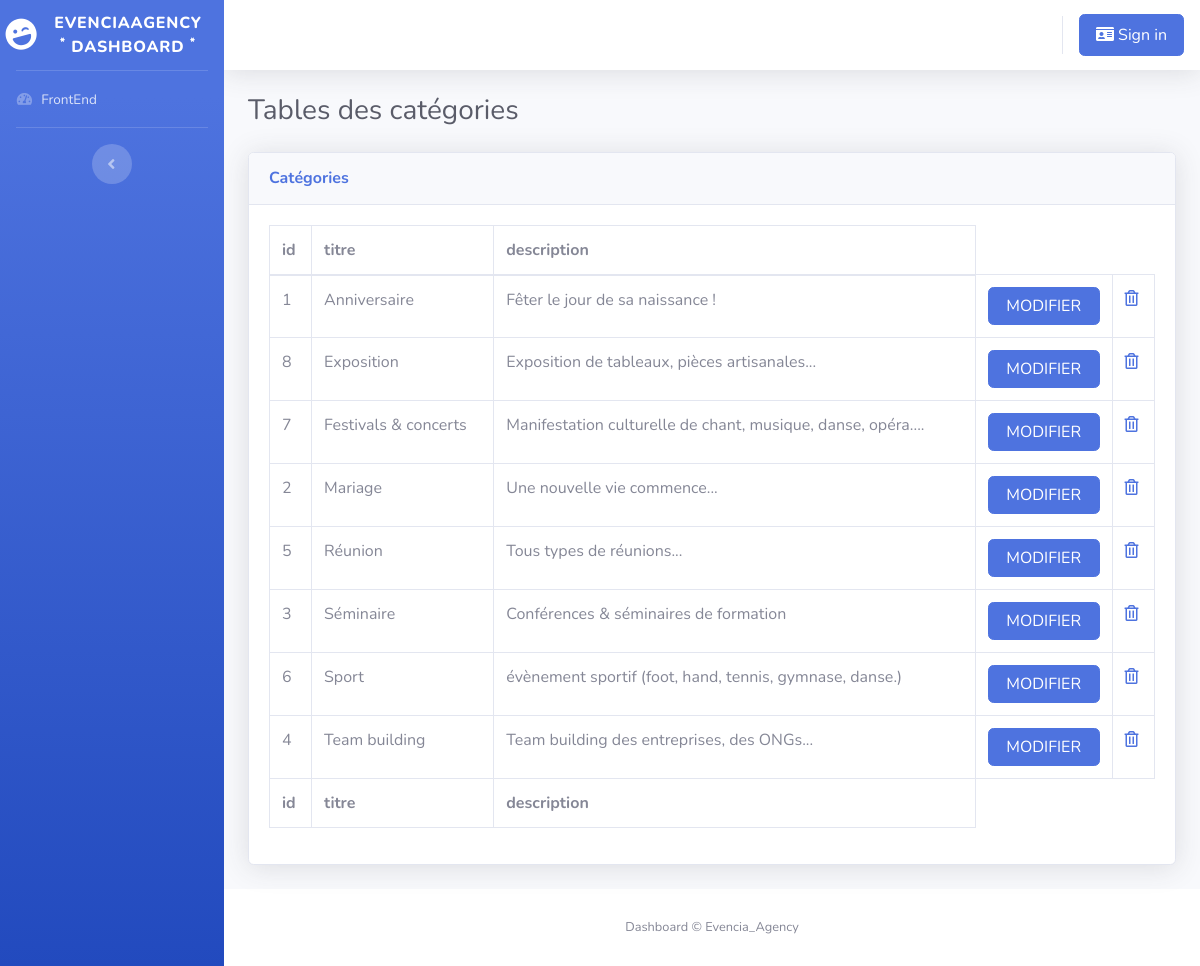
/Views/categorie/afficherCategorietri.php, run on the app's committed database.
### tables this page shows
CREATE TABLE `categorie` (
  `id` int(11) NOT NULL,
  `titre` varchar(255) NOT NULL,
  `description` varchar(255) NOT NULL
);

### Controller/CategorieC.php (called while the page is built, shortened)
<?php
	class CategorieC {
		function afficherCategorietri(){
			$sql='SELECT * FROM categorie ORDER BY titre ASC  ';
			$db=config::getConnexion();
			try{
				$list=$db->query($sql);
				return ($list);
			}catch(Exception $e){
				echo 'Erreur'. $e->getMessage();
			}
		}
    }
    ?>

### Views/categorie/afficherCategorietri.php (the view, shortened to what this page needs)
<?php
include '../headerBack.php';
include '..\..\Controller\CategorieC.php';
$categorieC = new CategorieC();
$listeCategories = $categorieC->afficherCategorietri();
?>
                <div class="container-fluid">
                    <h1 class="h3 mb-2 text-gray-800">Tables des catégories</h1>
                    <div class="card shadow mb-4">
                        <div class="card-header py-3">
                            <h6 class="m-0 font-weight-bold text-primary"> Catégories </h6>
                        </div>
                        <div class="card-body">
                            <div class="table-responsive">
                                <table class="table table-bordered" id="dataTable" width="100%" cellspacing="0">
                                    <thead>
                                        <tr>
                                            <th>id</th>
                                            <th>titre</th>
                                            <th>description</th>
                                        </tr>
                                    </thead>
                                    <tfoot>
                                        <tr>
                                            <th>id</th>
                                            <th>titre</th>
                                            <th>description</th>
                                        </tr>
                                    </tfoot>
                                    <tbody>
                                    <?php foreach (
                                        $listeCategories
                                        as $categorie
                                    ) { ?>
                                        <tr>
                                            <td><?php echo $categorie[
                                                'id'
                                            ]; ?></td>
                                            <td><?php echo $categorie[
                                                'titre'
                                            ]; ?></td>
                                            <td><?php echo $categorie[
                                                'description'
                                            ]; ?></td>
                                            <td>
                                            <form method="POST" action="modifierCategorieBack.php">
						<input type="submit" name="Modifier" value="Modifier" class="btn btn-primary btn-block text-uppercase sm-1">
					</form>
                </td>
                <td>
				<a href="supprimerCategorie.php?id=<?php echo $categorie[
        'id'
    ]; ?>"  class="tm-product-delete-link" >
				<i class="far fa-trash-alt tm-product-delete-icon"></i>
			</a>
                    </td>
                                        </tr>
                                        <?php } ?>
                                    </tbody>
                                </table>
                            </div>
                        </div>
                    </div>
                </div>
            <footer class="sticky-footer bg-white">
                <div class="container my-auto">
                    <div class="copyright text-center my-auto">
                    <span> Dashboard &copy; Evencia_Agency </span>
                    </div>
                </div>
            </footer>
</body>
</html>

### data on the page
categorie: id "1", titre "Anniversaire", description "Fêter le jour de sa naissance !"
categorie: id "8", titre "Exposition", description "Exposition de tableaux, pièces artisanales..."
categorie: id "7", titre "Festivals & concerts", description "Manifestation culturelle de chant, musique, danse, opéra...."
categorie: id "2", titre "Mariage", description "Une nouvelle vie commence..."
categorie: id "5", titre "Réunion", description "Tous types de réunions..."
categorie: id "3", titre "Séminaire", description "Conférences & séminaires de formation"
categorie: id "6", titre "Sport", description "évènement sportif (foot, hand, tennis, gymnase, danse.)"
categorie: id "4", titre "Team building", description "Team building des entreprises, des ONGs..."
